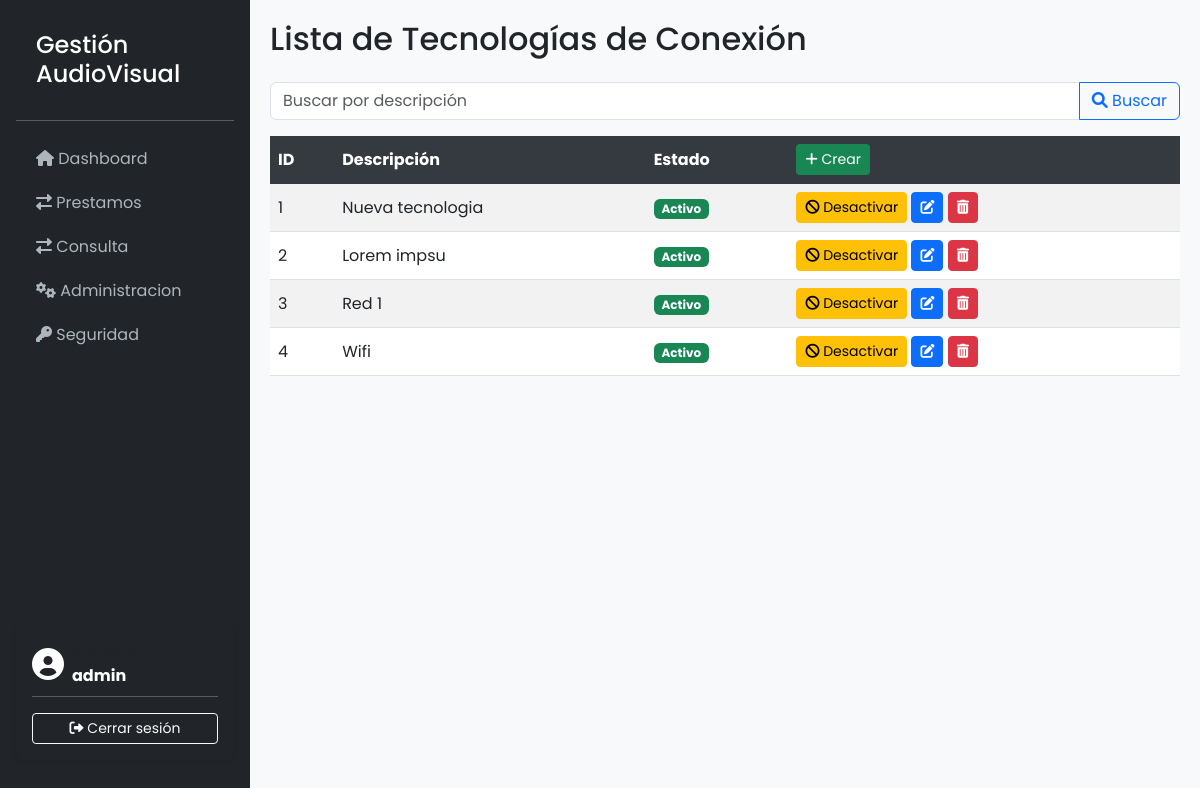
Page /tecnologias/ (signed in) on the committed database.
### GestionAudiovisualApp/models.py (models this page shows, shortened)
class TecnologiaConexion(models.Model):
    descripcion = models.CharField(max_length=100)
    estado      = models.BooleanField(default=True)

### GestionAudiovisualApp/views.py (the view)
# urls.py: path('tecnologias/', TecnologiaConexionListView.as_view(), name='tecnologiaconexion-list'),
@method_decorator(user_passes_test(is_admin), name='dispatch')
class TecnologiaConexionListView(ListView):
    model = TecnologiaConexion
    template_name = 'tecnologia-conexion/tecnologiaconexion_list.html'
    context_object_name = 'tecnologias'
    def get_queryset(self):
        queryset = TecnologiaConexion.objects.all()
        query = self.request.GET.get('q')
        if query:
            queryset = queryset.filter(
                Q(descripcion__icontains=query)
            )
        return queryset

### GestionAudiovisualApp/views.py (called while the page is built)
def is_admin(user):
    return user.is_staff

### GestionAudiovisualApp/templates/tecnologia-conexion/tecnologiaconexion_list.html (shortened to what this page needs)
{% extends 'base.html' %}
{% block content %}
    <h2 class="mb-4">Lista de Tecnologías de Conexión</h2>
    <form method="GET" class="mb-3">
        <div class="input-group">
            <input type="text" name="q" class="form-control" placeholder="Buscar por descripción" value="{{ request.GET.q }}">
            <button class="btn btn-outline-primary" type="submit">
                <i class="fas fa-search"></i> Buscar
            </button>
        </div>
    </form>
    <table class="table table-striped table-hover">
        <thead class="table-dark">
            <tr>
                <th>ID</th>
                <th>Descripción</th>
                <th>Estado</th>
                <th>
                    <a href="{% url 'tecnologiaconexion-create' %}" class="btn btn-sm btn-create">
                        <i class="fas fa-plus"></i> Crear
                    </a>
                </th>
            </tr>
        </thead>
        <tbody>
            {% for tecnologia in tecnologias %}
                <tr>
                    <td>{{ tecnologia.pk }}</td>
                    <td>{{ tecnologia.descripcion }}</td>
                    <td>
                        {% if tecnologia.estado %}
                            <span class="badge bg-success">Activo</span>
                        {% else %}
                            <span class="badge bg-danger">Inactivo</span>
                        {% endif %}
                    </td>
                    <td>
                        <form method="post" action="{% url 'tecnologiaconexion-toggle-estado' tecnologia.pk %}" style="display:inline;">
                            {% if tecnologia.estado %}
                                <button type="submit" class="btn btn-warning btn-sm">
                                    <i class="fas fa-ban"></i> Desactivar
                                </button>
                            {% else %}
                                <button type="submit" class="btn btn-success btn-sm">
                                    <i class="fas fa-check"></i> Activar
                                </button>
                            {% endif %}
                        </form>
                        <a href="{% url 'tecnologiaconexion-update' tecnologia.pk %}" class="btn btn-sm btn-primary"><i class="fas fa-edit"></i></a>
                        <a href="{% url 'tecnologiaconexion-delete' tecnologia.pk %}" class="btn btn-sm btn-danger"><i class="fas fa-trash-alt"></i></a>
                    </td>
                </tr>
            {% empty %}
                <tr>
                    <td colspan="4" class="text-center">No hay tecnologías de conexión disponibles.</td>
                </tr>
            {% endfor %}
        </tbody>
    </table>
{% endblock %}

### GestionAudiovisualApp/templates/base.html (shortened to what this page needs)
<!DOCTYPE html>
<html lang="es">
<head>
    <link href="https://cdn.jsdelivr.net/npm/bootstrap@5.3.0-alpha1/dist/css/bootstrap.min.css" rel="stylesheet">
    <link href="https://cdnjs.cloudflare.com/ajax/libs/font-awesome/6.0.0-beta3/css/all.min.css" rel="stylesheet">
</head>
<body>
    <nav id="sidebar" class="d-flex flex-column flex-shrink-0 p-3 bg-dark">
        <h4>Gestión AudioVisual</h4>
        <hr>
        <ul class="nav nav-pills flex-column mb-auto">
            <li class="nav-item">
                <a href="{% url 'inicio' %}" class="nav-link {% if request.resolver_match.url_name == 'inicio' %}active{% endif %}">
                  <i class="fas fa-home"></i> Dashboard
                </a>
              </li>
        <li class="nav-item">
            <a href="{% url 'prestamo-list' %}" class="nav-link {% if request.resolver_match.url_name == 'prestamo-list' %}active{% endif %}">
                <i class="fas fa-exchange-alt"></i> Prestamos
            </a>
        </li>
        <li class="nav-item">
            <a href="{% url 'consulta-criterios' %}" class="nav-link {% if request.resolver_match.url_name == 'consulta-criterios' %}active{% endif %}">
                <i class="fas fa-exchange-alt"></i> Consulta
            </a>
        </li>
        {% if user.is_authenticated and user.is_staff %}
        <li class="nav-item">
            <a href="#" class="nav-link" data-bs-toggle="collapse" data-bs-target="#submenu-administracion" aria-expanded="false" aria-controls="submenu-administracion">
                <i class="fas fa-cogs"></i> Administracion
            </a>
        </li>
        <li class="nav-item">
            <a href="#" class="nav-link" data-bs-toggle="collapse" data-bs-target="#submenu-Seguridad" aria-expanded="false" aria-controls="submenu-seguridad">
                <i class="fas fa-key"></i> Seguridad
            </a>
        </li>
        {% endif %}
    </ul>
        {% if user.is_authenticated%}
        <div class="card bg-dark text-white border-0 mb-4 p-3 shadow-sm">
            <div class="d-flex align-items-center">
                <i class="fas fa-user-circle fa-2x me-2"></i>
                <div>
                    <small class="text-muted">Bienvenido</small><br>
                    <strong>{{ request.user.username }}</strong>
                </div>
            </div>
            <hr class="bg-secondary my-2">
            <a href="{% url 'logout' %}" class="btn btn-sm btn-outline-light mt-2 w-100">
                <i class="fas fa-sign-out-alt"></i> Cerrar sesión
            </a>
        </div>
        {%endif%}
    </nav>
    <div id="content">
        {% block content %}{% endblock %}
    </div>
</body>
</html>

### GestionAudiovisualApp/templates/base.html (style rules this page uses)
body { display: flex; min-height: 100vh; font-family: 'Poppins', sans-serif; background-color: #f8f9fa; }
#sidebar { min-width: 250px; max-width: 250px; background-color: #1c1e21; color: #fff; }
#sidebar .nav-link { color: #adb5bd; padding: 10px 20px; }
#sidebar h4 { padding: 15px 20px; margin: 0; font-weight: 500; color: #fff; }
#content { flex: 1; padding: 20px; }
.btn-create { background-color: #198754; color: white; }
.table th { background-color: #343a40; color: white; }
.table td, .table th { vertical-align: middle; }

### rows in the picture
TecnologiaConexion: pk "1", descripcion "Nueva tecnologia", estado "Activo"
TecnologiaConexion: pk "2", descripcion "Lorem impsu", estado "Activo"
TecnologiaConexion: pk "3", descripcion "Red 1", estado "Activo"
TecnologiaConexion: pk "4", descripcion "Wifi", estado "Activo"

### other values in the picture
{{ request.user.username }} "admin"
